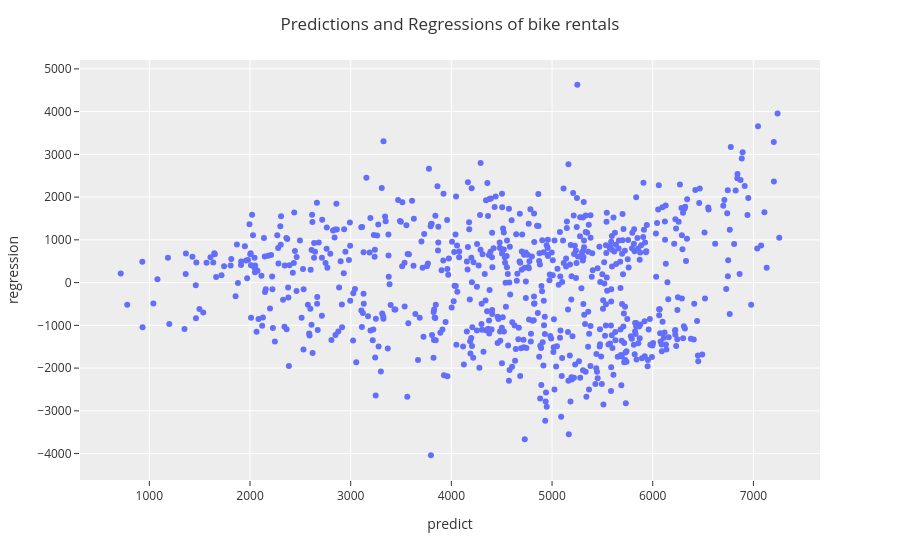

The code cell stored with this chart in its notebook:
### Code cell
DF['predict'] = LM.predict(x)
DF['regression'] = DF['predict']-DF['cnt']

    
fig = px.scatter(DF,x='predict', y='regression')


fig.update_layout(template="ggplot2",
                  title='Predictions and Regressions of bike rentals',
                  title_x=0.5)

fig.show()

### Figure 1 — Plotly figure (JSON) as saved in the notebook; plotly's stock layout.template omitted (floating-point values rounded to 4 significant figures; data arrays with more than 128 entries replaced by an {"elided": "..."} marker saying what was removed)
{"data": [{"hovertemplate": "predict=%{x}<br>regression=%{y}<extra></extra>", "legendgroup": "", "marker": {"color": "#636efa", "symbol": "circle"}, "mode": "markers", "name": "", "orientation": "v", "showlegend": false, "type": "scatter", "x": {"elided": "731 float values"}, "xaxis": "x", "y": {"elided": "731 float values"}, "yaxis": "y"}], "layout": {"legend": {"tracegroupgap": 0}, "margin": {"t": 60}, "title": {"text": "Predictions and Regressions of bike rentals", "x": 0.5}, "xaxis": {"anchor": "y", "domain": [0, 1], "title": {"text": "predict"}}, "yaxis": {"anchor": "x", "domain": [0, 1], "title": {"text": "regression"}}}}
